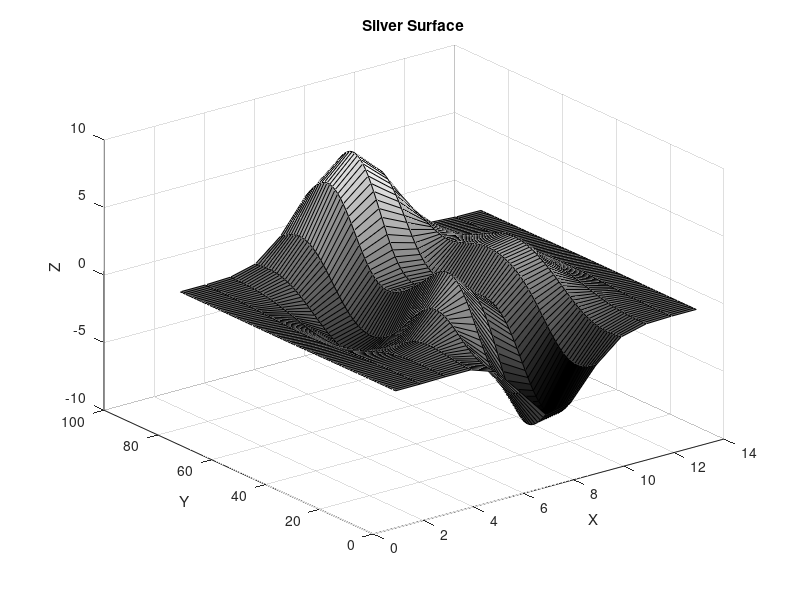
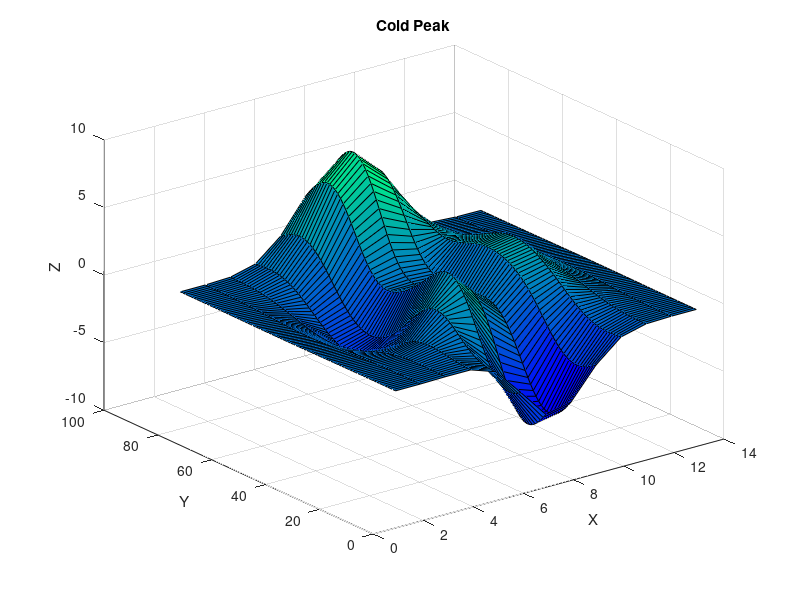

Reproduce these figures in MATLAB, in order.
% Santiago Hincapie Potes
% 201510008101
% 26/01/2018
%% Clean enviroment
clear
clc
%% 1.6.7 Generation and Plotting of 3D Meshes in MATLAB.
figure;
clf;
x = -3:0.5:3;
y = -2:0.05:2;
[X,Y] = meshgrid(x, y);
Z = peaks(X, Y);
surf(Z);
colormap('gray');
title('Silver Surface');
xlabel("X");
ylabel("Y");
zlabel("Z");


figure;
surf(Z);
colormap('winter');
title('Cold Peak');
xlabel("X");
ylabel("Y");
zlabel("Z");
